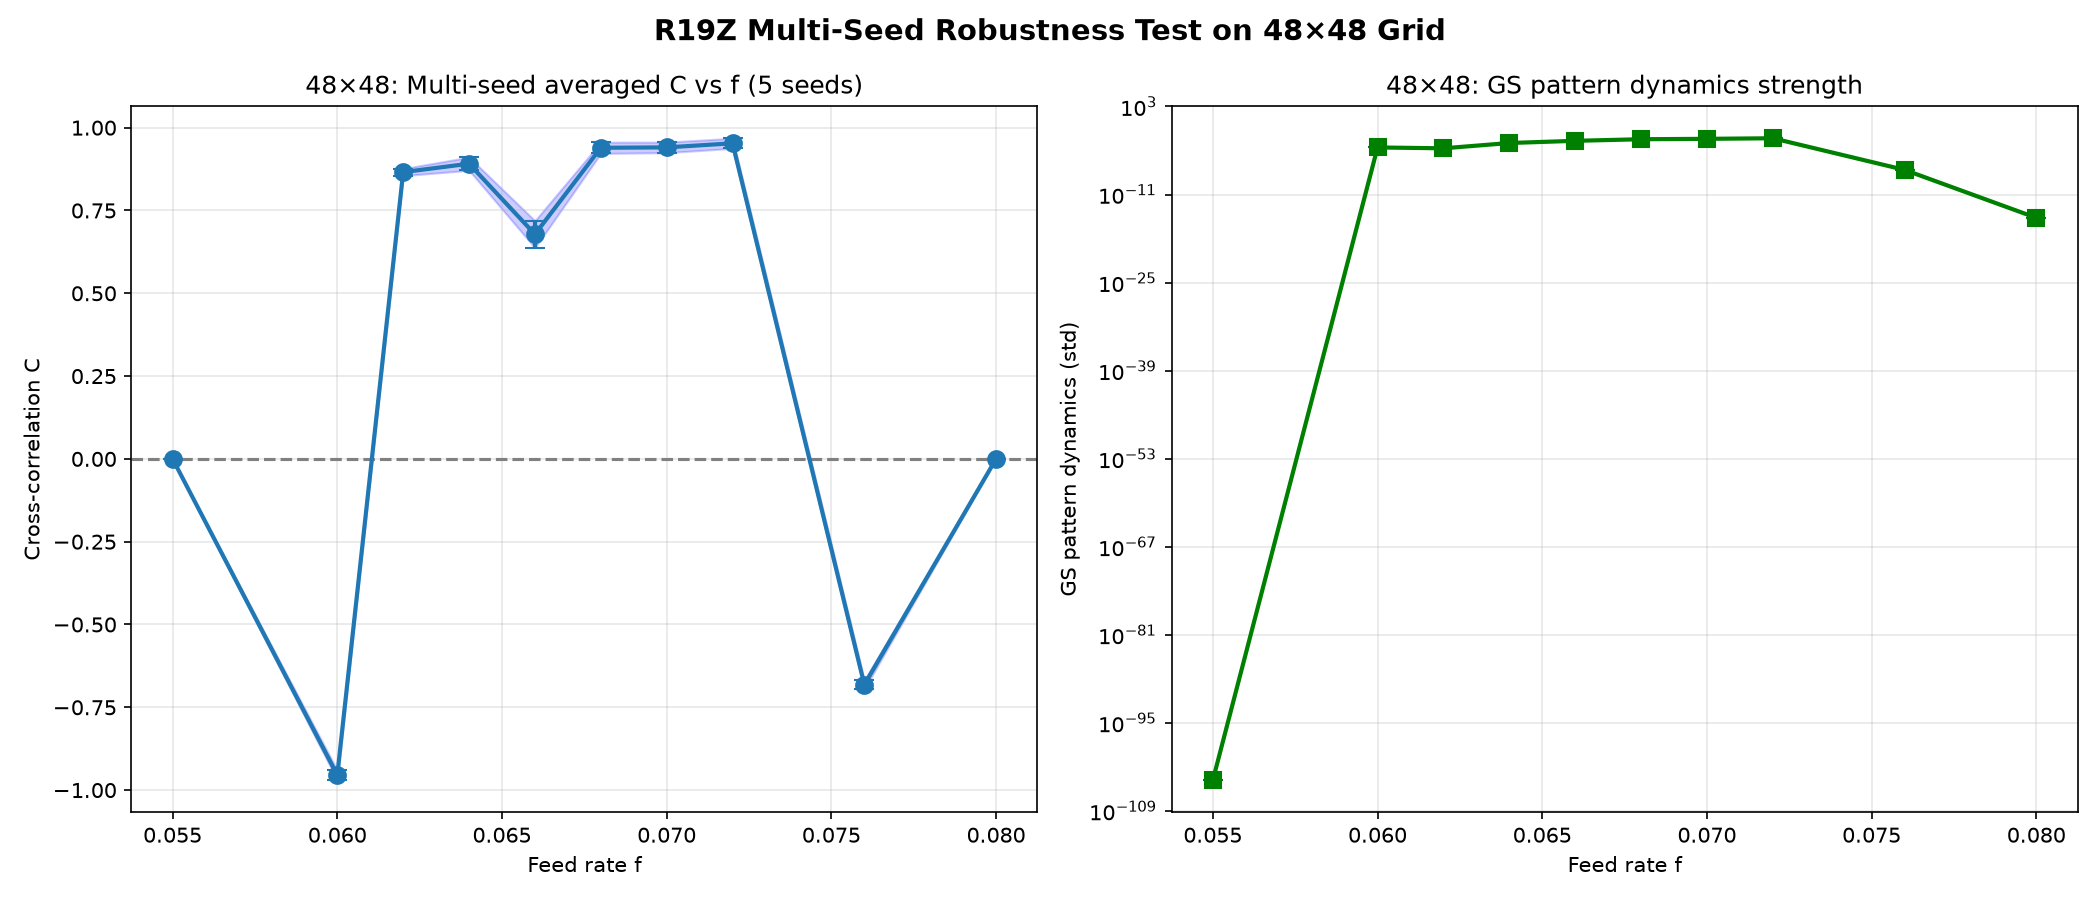

Source code (Python):
"""
R19Z Multi-Seed Robustness Test on 48x48

The key question: Is the positive cross-correlation at f=0.064-0.072 
robust across multiple random seeds, or is it seed-dependent?

Also: Is the negative C at f=0.060 real or noise?
"""
import numpy as np
import matplotlib
matplotlib.use('Agg')
import matplotlib.pyplot as plt
import json

def run_gs_sandpile(f_val, k=0.062, Du=0.16, Dv=0.08, size=48,
                    n_steps=4000, N_gap=10, burn_in=2000,
                    gs_to_sp=2.0, sp_to_gs=0.02, seed=42):
    rng = np.random.RandomState(seed)
    u = np.ones((size, size)) * 0.5
    v = np.ones((size, size)) * 0.25
    u[size//2-4:size//2+4, size//2-4:size//2+4] = 0.25
    v[size//2-4:size//2+4, size//2-4:size//2+4] = 0.75
    sp_size = size // 4
    grid = np.zeros((sp_size, sp_size))
    threshold_base = 4.0
    gs_signal = np.zeros(n_steps)
    sp_signal = np.zeros(n_steps)
    sp_avalanche = np.zeros(n_steps)
    
    for t in range(burn_in + n_steps):
        ti = t - burn_in
        u_pad = np.pad(u, 1, mode='reflect')
        v_pad = np.pad(v, 1, mode='reflect')
        u_lap = (u_pad[:-2,1:-1] + u_pad[2:,1:-1] + u_pad[1:-1,:-2] + u_pad[1:-1,2:] - 4*u)
        v_lap = (v_pad[:-2,1:-1] + v_pad[2:,1:-1] + v_pad[1:-1,:-2] + v_pad[1:-1,2:] - 4*v)
        uv2 = u * v * v
        if t % N_gap == 0 and ti > 0:
            av = sp_avalanche[ti - 1]
            if av > 0:
                noise = rng.normal(0, sp_to_gs * np.sqrt(av), (size, size))
                u = u + noise
        u = u + Du * u_lap - uv2 + f_val * (1 - u)
        v = v + Dv * v_lap + uv2 - (f_val + k) * v
        u = np.clip(u, 0, 1)
        v = np.clip(v, 0, 1)
        gs_complexity = np.std(v)
        if t % N_gap == 0:
            threshold = max(threshold_base + gs_to_sp * gs_complexity, 1.5)
            i, j = rng.randint(0, sp_size, 2)
            grid[i, j] += 1
            avalanche = 0
            toppling = True
            max_iters = 1000
            while toppling and max_iters > 0:
                toppling = False
                above = np.where(grid >= threshold)
                for ii, jj in zip(above[0], above[1]):
                    toppling = True
                    avalanche += 1
                    grid[ii, jj] -= threshold
                    if ii > 0: grid[ii-1, jj] += 1
                    if ii < sp_size-1: grid[ii+1, jj] += 1
                    if jj > 0: grid[ii, jj-1] += 1
                    if jj < sp_size-1: grid[ii, jj+1] += 1
                max_iters -= 1
        else:
            avalanche = 0
        if ti >= 0:
            gs_signal[ti] = gs_complexity
            sp_signal[ti] = np.mean(grid)
            sp_avalanche[ti] = avalanche
    
    zero_lag = 0.0
    if np.std(gs_signal) > 1e-10 and np.std(sp_signal) > 1e-10:
        zero_lag = float(np.corrcoef(gs_signal, sp_signal)[0, 1])
    return {
        'f': float(f_val), 'zero_lag': zero_lag,
        'gs_std': float(np.std(gs_signal)),
        'sp_std': float(np.std(sp_signal)),
        'gs_mean': float(np.mean(gs_signal)),
        'sp_mean': float(np.mean(sp_signal)),
    }

# Multi-seed test
seeds = [42, 123, 777, 2024, 5555]
f_values = [0.055, 0.060, 0.062, 0.064, 0.066, 0.068, 0.070, 0.072, 0.076, 0.080]

print("=== Multi-Seed Robustness Test (5 seeds × 10 f values) ===")
print(f"{'f':>8} {'seed42':>8} {'seed123':>8} {'seed777':>8} {'seed2024':>8} {'seed5555':>8} {'mean':>8} {'std':>8} {'gs_std_avg':>10}")

results = {}
for f_val in f_values:
    results[f_val] = []
    for seed in seeds:
        r = run_gs_sandpile(f_val, size=48, n_steps=4000, burn_in=2000, seed=seed)
        results[f_val].append(r)
    
    c_vals = [r['zero_lag'] for r in results[f_val]]
    gs_stds = [r['gs_std'] for r in results[f_val]]
    c_mean = np.mean(c_vals)
    c_std = np.std(c_vals)
    gs_std_avg = np.mean(gs_stds)
    
    print(f"{f_val:8.3f} {c_vals[0]:8.4f} {c_vals[1]:8.4f} {c_vals[2]:8.4f} {c_vals[3]:8.4f} {c_vals[4]:8.4f} "
          f"{c_mean:8.4f} {c_std:8.4f} {gs_std_avg:10.6f}")

# Save
with open('r19z_multiseed_48x48.json', 'w') as f:
    json.dump({str(fv): [{'seed': seeds[i], 'C': r['zero_lag'], 'gs_std': r['gs_std'],
                          'sp_std': r['sp_std']} for i, r in enumerate(results[fv])]
               for fv in f_values}, f, indent=2)

# Plot
fig, axes = plt.subplots(1, 2, figsize=(14, 6))

# Panel 1: C vs f with error bars
ax = axes[0]
f_vals = sorted(results.keys())
means = [np.mean([r['zero_lag'] for r in results[f]]) for f in f_vals]
stds = [np.std([r['zero_lag'] for r in results[f]]) for f in f_vals]
ax.errorbar(f_vals, means, yerr=stds, fmt='o-', linewidth=2, markersize=8, capsize=5)
ax.axhline(0, color='gray', linestyle='--')
ax.fill_between(f_vals, [m-s for m, s in zip(means, stds)], [m+s for m, s in zip(means, stds)],
                alpha=0.2, color='blue')
ax.set_xlabel('Feed rate f')
ax.set_ylabel('Cross-correlation C')
ax.set_title('48×48: Multi-seed averaged C vs f (5 seeds)')
ax.grid(True, alpha=0.3)

# Panel 2: gs_std vs f
ax = axes[1]
gs_means = [np.mean([r['gs_std'] for r in results[f]]) for f in f_vals]
gs_stds_err = [np.std([r['gs_std'] for r in results[f]]) for f in f_vals]
ax.errorbar(f_vals, gs_means, yerr=gs_stds_err, fmt='s-', color='green', linewidth=2, markersize=8, capsize=5)
ax.set_xlabel('Feed rate f')
ax.set_ylabel('GS pattern dynamics (std)')
ax.set_title('48×48: GS pattern dynamics strength')
ax.set_yscale('log')
ax.grid(True, alpha=0.3)

fig.suptitle('R19Z Multi-Seed Robustness Test on 48×48 Grid', fontsize=14, fontweight='bold')
fig.tight_layout()
fig.savefig('r19z_multiseed_48x48.png', dpi=150)
print("\nSaved r19z_multiseed_48x48.png")

# Summary assessment
print("\n=== ASSESSMENT ===")
for f_val in f_values:
    c_vals = [r['zero_lag'] for r in results[f_val]]
    gs_stds = [r['gs_std'] for r in results[f_val]]
    c_mean = np.mean(c_vals)
    c_std = np.std(c_vals)
    gs_avg = np.mean(gs_stds)
    
    if gs_avg < 1e-6:
        status = "DEAD (no GS dynamics → C is noise)"
    elif gs_avg < 1e-3:
        status = "MARGINAL (weak GS dynamics)"
    else:
        status = "ALIVE (real GS dynamics)"
    
    sign = "POSITIVE" if c_mean > 0.1 else ("NEGATIVE" if c_mean < -0.1 else "NEAR ZERO")
    robust = "ROBUST" if c_std < 0.1 else "NOISY"
    
    print(f"  f={f_val:.3f}: C={c_mean:+.4f}±{c_std:.4f} [{sign}, {robust}] — {status}")

print("\nDone!")
